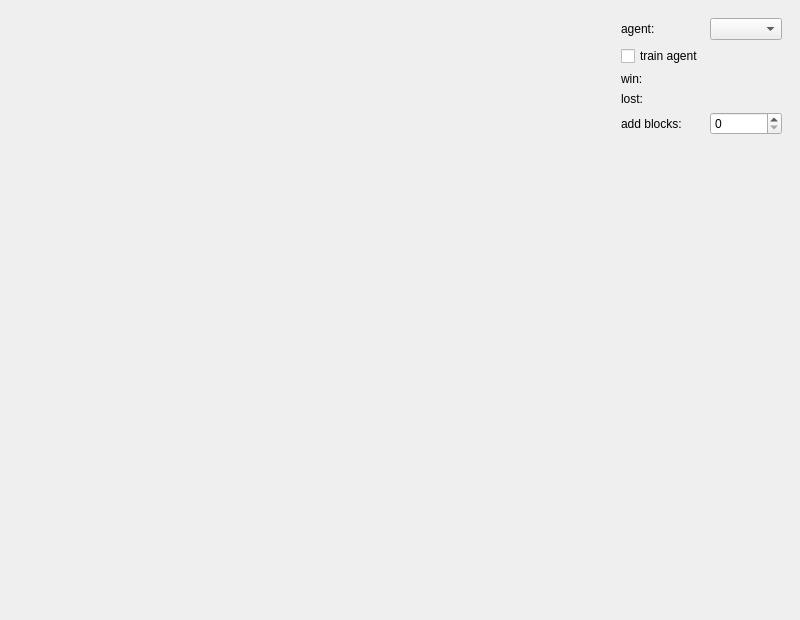
<?xml version="1.0" encoding="UTF-8"?>
<ui version="4.0">
 <class>MainWindow</class>
 <widget class="QMainWindow" name="MainWindow">
  <property name="geometry">
   <rect>
    <x>0</x>
    <y>0</y>
    <width>800</width>
    <height>620</height>
   </rect>
  </property>
  <property name="minimumSize">
   <size>
    <width>800</width>
    <height>620</height>
   </size>
  </property>
  <property name="windowTitle">
   <string>MainWindow</string>
  </property>
  <widget class="QWidget" name="centralwidget">
   <layout class="QHBoxLayout" name="horizontalLayout">
    <item>
     <widget class="QWidget" name="gamewidget" native="true">
      <property name="minimumSize">
       <size>
        <width>600</width>
        <height>600</height>
       </size>
      </property>
     </widget>
    </item>
    <item>
     <widget class="QWidget" name="controlwidget" native="true">
      <property name="maximumSize">
       <size>
        <width>250</width>
        <height>16777215</height>
       </size>
      </property>
      <layout class="QGridLayout" name="gridLayout">
       <item row="5" column="1">
        <spacer name="verticalSpacer">
         <property name="orientation">
          <enum>Qt::Vertical</enum>
         </property>
         <property name="sizeHint" stdset="0">
          <size>
           <width>20</width>
           <height>40</height>
          </size>
         </property>
        </spacer>
       </item>
       <item row="0" column="0">
        <widget class="QLabel" name="agentLabel">
         <property name="text">
          <string>agent:</string>
         </property>
        </widget>
       </item>
       <item row="4" column="0">
        <widget class="QLabel" name="blockLabel">
         <property name="text">
          <string>add blocks:</string>
         </property>
        </widget>
       </item>
       <item row="2" column="1">
        <widget class="QLabel" name="winValueLabel">
         <property name="text">
          <string/>
         </property>
        </widget>
       </item>
       <item row="2" column="0">
        <widget class="QLabel" name="winLabel">
         <property name="text">
          <string>win:</string>
         </property>
        </widget>
       </item>
       <item row="4" column="1">
        <widget class="QSpinBox" name="blockSpinBox"/>
       </item>
       <item row="3" column="1">
        <widget class="QLabel" name="lostValueLabel">
         <property name="text">
          <string/>
         </property>
        </widget>
       </item>
       <item row="3" column="0">
        <widget class="QLabel" name="lostLabel">
         <property name="text">
          <string>lost:</string>
         </property>
        </widget>
       </item>
       <item row="0" column="1">
        <widget class="QComboBox" name="agentComboBox"/>
       </item>
       <item row="1" column="0">
        <widget class="QCheckBox" name="trainCheckBox">
         <property name="text">
          <string>train agent</string>
         </property>
        </widget>
       </item>
      </layout>
     </widget>
    </item>
   </layout>
  </widget>
 </widget>
 <resources/>
 <connections/>
</ui>
